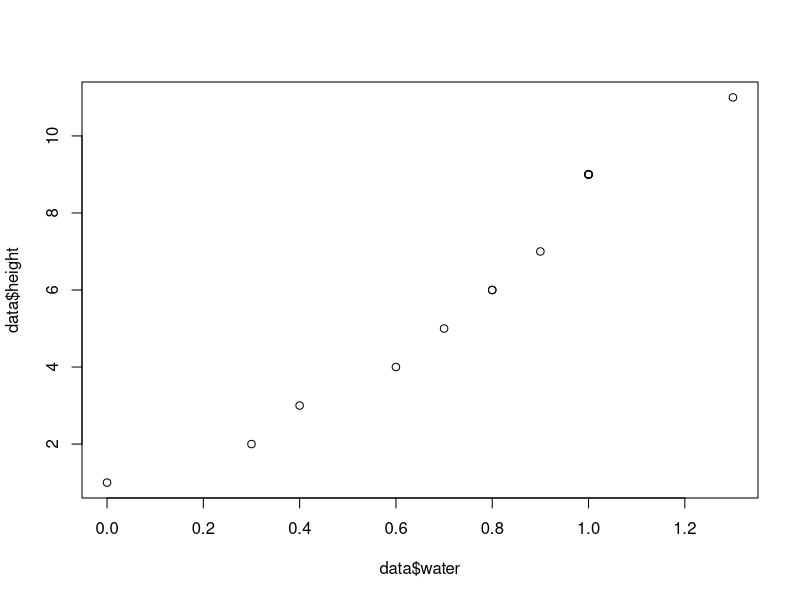
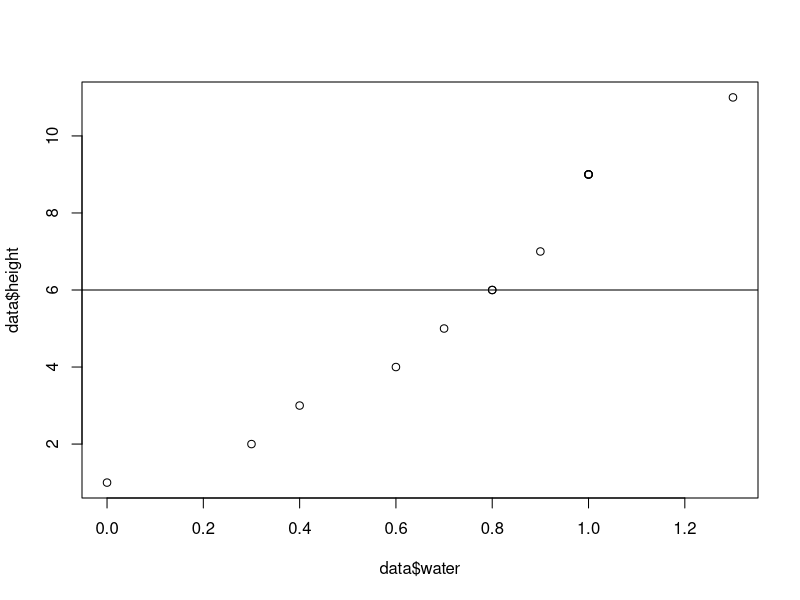
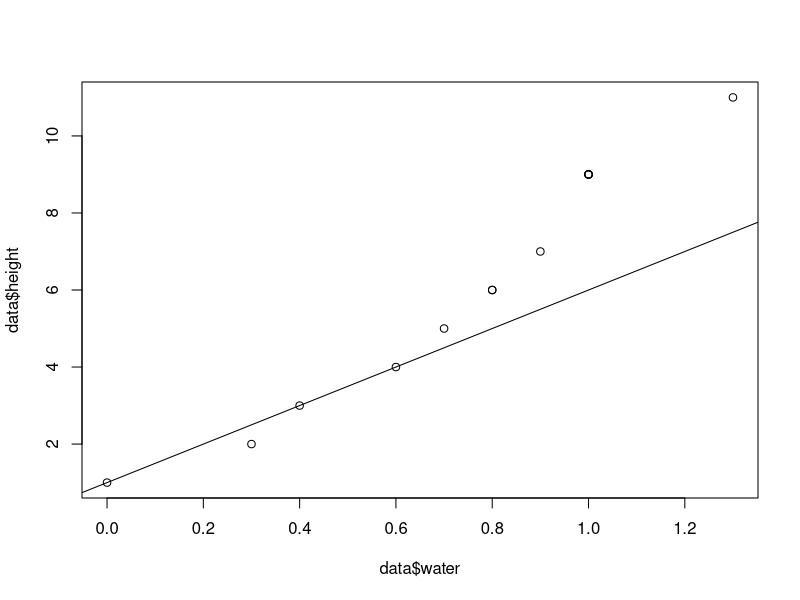
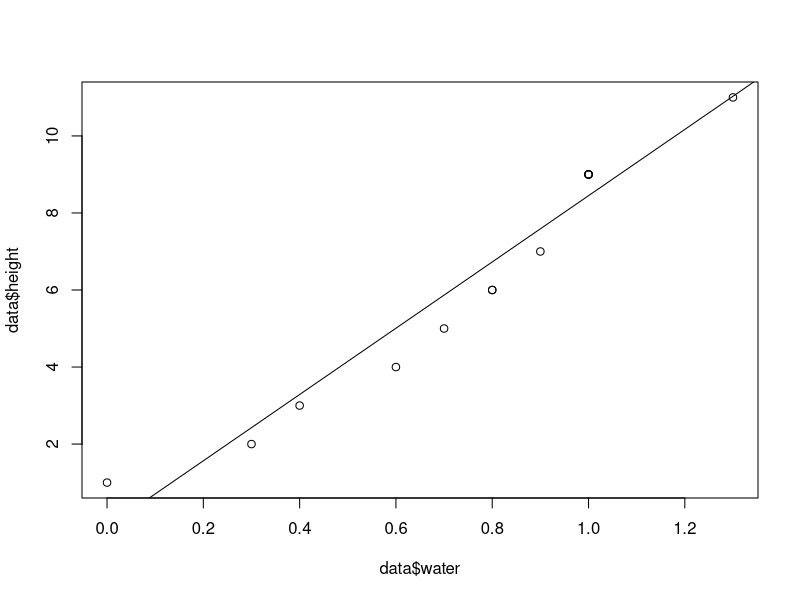
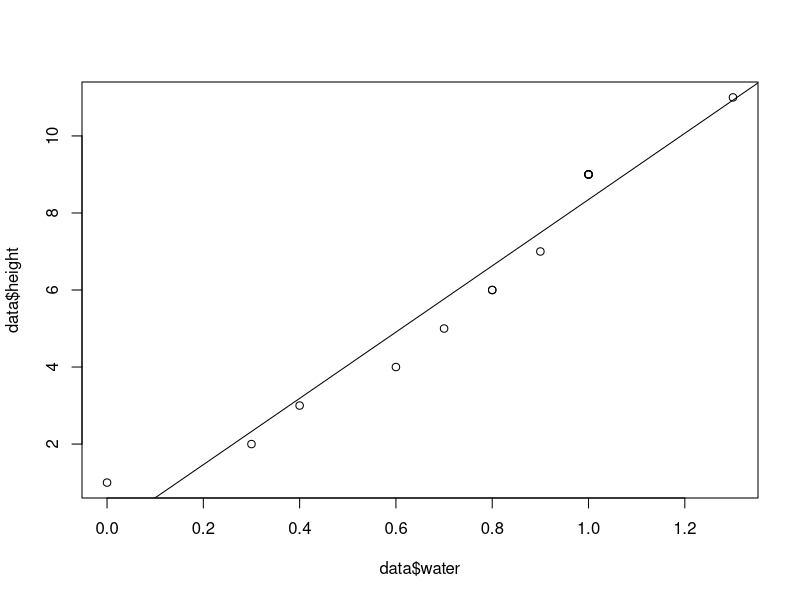

Write R code to recreate these figures, in order. (Note: this script raises an error after producing the figures.)
### LINEAR REGRESSION ###
## ##
# (you can use hashtags for comments)
## the formula for linear regression:
# y = a + bx
# where y is the value of the outcome variable
# a (called the intercept) is the value of y when x = 0
# b (called the slope) is the rate of change of y over x
# and x is the value of the predictor variable

# a simple scenario - how much the height of a plant
# depends on how much water it gets
height <- c(1, 2, 3, 4, 5, 6, 6, 7, 9, 9, 9, 9, 11)
water <- c(0, 0.3, 0.4, 0.6, 0.7, 0.8, 0.8, 0.9, 1.0, 1.0, 1.0, 1.0, 1.3)
data <- cbind(height, water) #cbind - bind by columns
data <- as.data.frame(data) # change table to a dataframe
plot(data$height ~ data$water)

# the aim of linear regression is to find a straight line that characterises
# the relationship between x and y
plot(data$height ~ data$water)
abline(h = 6)
# not the best line, right? (by the way, it assumes no relationship)
plot(data$height ~ data$water)
abline(coef = c(1, 5))
# I'm just tryig to eyeball the relationship (first argument of coef is intercept, the second is the slope)
# but it's just guessing - it is not data-driven
# this is where regression can step in :)
## this is called "model fitting": we fit a model to data
simple_model <- lm(height ~ water) 
# we predict that water affects the height of plants
## the syntax of lm is the following:
# on the left side of ~ you provide y
# on the right side of ~ you provide x
# once we fit a model, we can summarise it to show results
summary(simple_model)
# intercept - what is the predicted height when you do not water the plant 
# (it's negative, so it does not make too much sense)
# we will learn what to do about it later on
# water - our "x" - predictor variable - how it affects height if we add 1 water
# std error - the dispersion of observations from the regression line
# t-value helps in estimating p, so we can ignore it :)
# p value determines the significance of the predictor (is it different from 0)

# we can also fit a regression line to the plot
# you can do it in two ways: using abline and coefficients from the model

plot(data$height ~ data$water)
abline(coef=c(-0.1541, 8.6031))

plot(data$height ~ data$water)
# or by fitting the model itself
abline(simple_model)

# let's check what happens if we put values from the model into the formula
plant_height_1 = -0.1541 + 8.6031 * 1 # what is the predicted height if you add exactly 1 water
plant_height

plant_height_08 = -0.1541 + 8.6031 * 0.8
plant_height_08
data

# as you can see, there is some error (standard error from the regression line)
# but this is normal! 
# You want a predictive engine, not a line that exactly fits every observation in the data
# modelling is about characterising some general properties of 
# the relationship between x and y
# "All models are wrong, but some are useful" George Box.


### PRACTICE ###
## let's try to predict the relationship between a child's age and their weight
age <- c(5, 5, 6, 6, 6, 7, 7, 8, 8, 9, 9, 10, 11, 12, 13, 14)
weight <- c(14, 17, 19, 18, 19, 21, 21, 23, 24, 25, 25, 31, 29, 32, 33, 34)
## join the two vectors into a table
# your code goes here

## transform the table into a dataframe 
# your code goes here

## plot the data
# your code goes here

## fit a model to the data, summarise and interpret it
# your code goes here
# your code goes here

## fit a regression line to the plotted data


